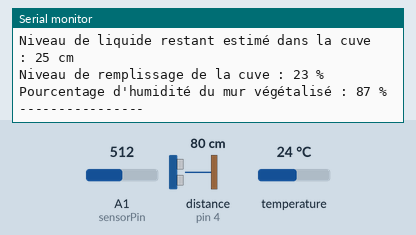
This sketch was run on a simulated Arduino Uno, built with avr-gcc and run on an emulated ATmega328P. Shown: the last lines printed to the serial monitor. Inputs (shaded band) come from the test bench; at power-on: distance to the obstacle (sensor on pin 4) 80 cm, temperature 24 °C, A1 (sensorPin) = 512.

Above: at 5.8 s.
5.9 s: distance to the obstacle (sensor on pin 4) set to 2 cm
At 10.7 s:
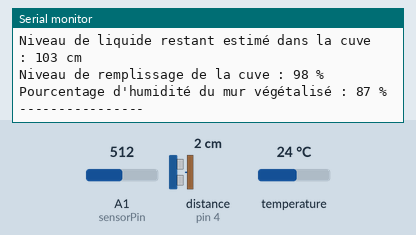
11.9 s: temperature set to 12 °C
17.9 s: A1 (sensorPin) set to 716
At 20.7 s:
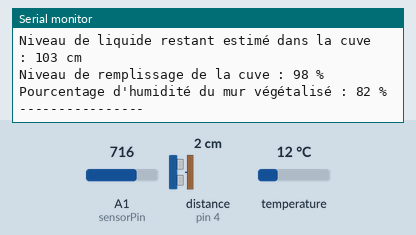
23.9 s: distance to the obstacle (sensor on pin 4) set to 4 cm
At 26.3 s:
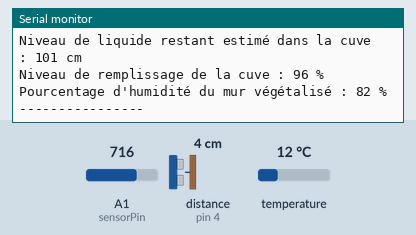
29.9 s: temperature set to 19 °C
35.9 s: A1 (sensorPin) set to 900
At 40.6 s:
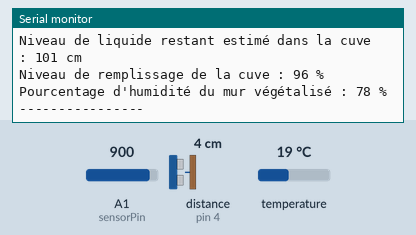
Timing chart, 0 to 42.1 s (numbered marks = the images above; inputs shaded):
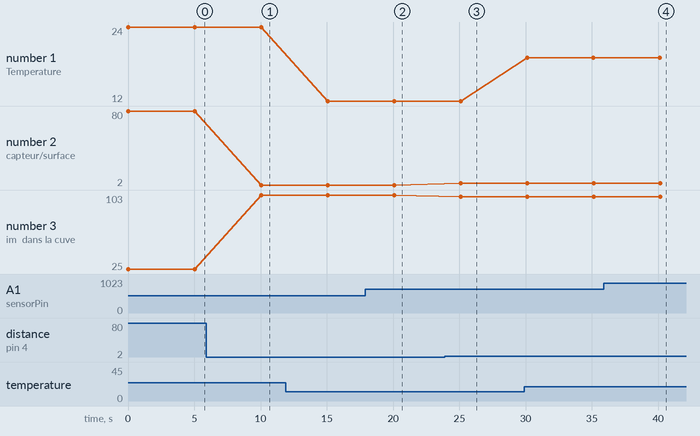

The sketch:

module_final_confinement_dht22_distance_moisture.ino
```cpp
#include <UltrasonicSensor.h>
#include <Adafruit_Sensor.h>
#include <DHT.h>
#include <DHT_U.h>

#define DHTPIN A0
#define DHTTYPE    DHT22

DHT_Unified dht(DHTPIN, DHTTYPE);

UltrasonicSensor ultrasonic(2, 4);

int hauteur_totale = 105; // modifier suivant la hauteur de la cuve
int sensorPin = A1;
float a = 40.95;
int b = 100;

void setup() {
  Serial.begin(115200);
  dht.begin();
  sensor_t sensor;
  dht.temperature().getSensor(&sensor);
}

void loop() {
  sensors_event_t event;
  dht.temperature().getEvent(&event);

  if (isnan(event.temperature)) {
    Serial.println(F("Error reading temperature!"));
  }
  else {
    Serial.print(F("Temperature : "));
    Serial.print(event.temperature);
    Serial.println(F("°C"));
  }
  int distance = ultrasonic.distanceInCentimeters();
  int hauteur_restante = hauteur_totale - distance;
  int pourcentage = (hauteur_restante * 100) / hauteur_totale;
  Serial.print("Distance capteur/surface: ");
  Serial.print(distance);
  Serial.println(" cm");
  Serial.print("Niveau de liquide restant estimé dans la cuve : ");
  Serial.print(hauteur_restante);
  Serial.println(" cm");
  Serial.print("Niveau de remplissage de la cuve : ");
  Serial.print(pourcentage);
  Serial.println(" %");

  uint16_t value = analogRead(sensorPin);
  float division = value / a;
  int sensorconvert = b - division;
  Serial.print("Pourcentage d'humidité du mur végétalisé : ");
  Serial.print(sensorconvert);
  Serial.println(" %");
  Serial.println("----------------");

  int sen = sensorconvert;
  int temp = event.temperature;

  delay(5000);
}
```

Measured:
- after the input at 5.9 s, the serial monitor: prints a new line after 4.1 s (image 1)
- after the input at 17.9 s, the serial monitor: prints a new line after 2.2 s (image 2)
- after the input at 23.9 s, the serial monitor: prints a new line after 1.2 s (image 3)
- after the input at 35.9 s, the serial monitor: prints a new line after 4.2 s (image 4)
- plotted number 1: 24 → 12 after the input at 11.9 s, 12 → 19 after the input at 29.9 s
- plotted number 2: 80 → 2 after the input at 5.9 s, 2 → 4 after the input at 23.9 s
- plotted number 3: 25 → 103 after the input at 5.9 s, 103 → 101 after the input at 23.9 s
